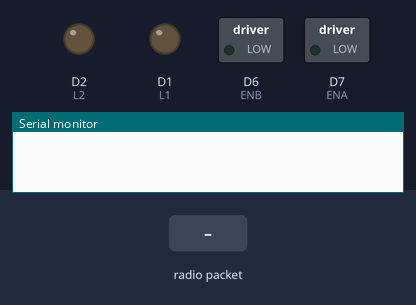
The sketch below on a simulated ESP8266 (NodeMCU). Parts: switched loads named in the sketch (green lamp = pin HIGH), output pins drawn as LEDs (lit = HIGH), the last lines printed to the serial monitor. Inputs (shaded band) come from the test bench. Pins used as bus, display or sensor lines are not drawn.

Above: at 1.2 s.
1.3 s: radio packet "B" arrives
At 2.4 s:
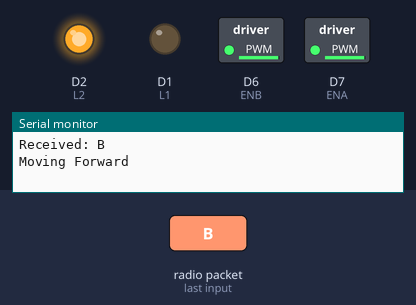
2.8 s: radio packet "F" arrives
At 3.6 s:
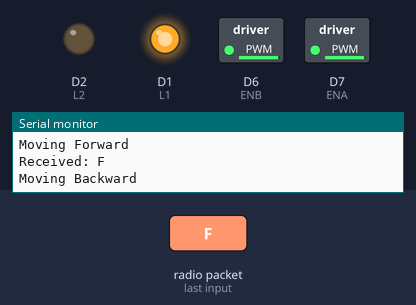
4.3 s: radio packet "1" arrives
At 4.7 s:
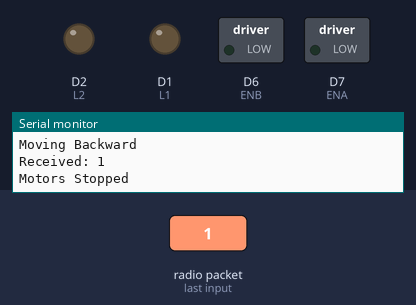
Timing chart, 0 to 7.3 s (numbered marks = the images above; inputs shaded):
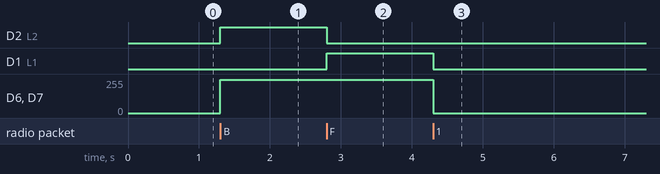

The sketch:

Mary_Robot_RX_ESP8266_V2.ino
```cpp
#include <espnow.h>
#include <ESP8266WiFi.h>

// Motor pins
int L1 = D1;
int L2 = D2;
int R1 = D3;
int R2 = D4;
int ENA = D7; // Left motor speed
int ENB = D6; // Right motor speed

void setup() {
  Serial.begin(115200);

  // Set motor pins as OUTPUT
  pinMode(L1, OUTPUT);
  pinMode(L2, OUTPUT);
  pinMode(R1, OUTPUT);
  pinMode(R2, OUTPUT);
  pinMode(ENA, OUTPUT);
  pinMode(ENB, OUTPUT);

  // Initialize ESP-NOW
  WiFi.mode(WIFI_STA);
  if (esp_now_init() != 0) {
    Serial.println("ESP-NOW init failed");
    return;
  }

  esp_now_set_self_role(ESP_NOW_ROLE_SLAVE);

  // Receive callback
  esp_now_register_recv_cb([](uint8_t *mac, uint8_t *incomingData, uint8_t len) {
    char msg[len + 1];
    memcpy(msg, incomingData, len);
    msg[len] = '\0';
    Serial.print("Received: ");
    Serial.println(msg);

    if (strcmp(msg, "B") == 0) moveForward();
else if (strcmp(msg, "F") == 0) moveBackward();
else if (strcmp(msg, "R") == 0) turnLeft();
else if (strcmp(msg, "L") == 0) turnRight();
else stopMotors();

  });
}

void loop() {
  // Motors are controlled via callback, no code needed here
}

// Move Forward
void moveForward() {
  analogWrite(ENA, 250); // speed 0-255
  analogWrite(ENB, 250);
  digitalWrite(L1, LOW);
  digitalWrite(L2, HIGH);
  digitalWrite(R1, LOW);
  digitalWrite(R2, HIGH);
  Serial.println("Moving Forward");
}

// Move Backward
void moveBackward() {
  analogWrite(ENA, 250);
  analogWrite(ENB, 250);
  digitalWrite(L1, HIGH);
  digitalWrite(L2, LOW);
  digitalWrite(R1, HIGH);
  digitalWrite(R2, LOW);
  Serial.println("Moving Backward");
}

// Stop Motors
void stopMotors() {
  digitalWrite(L1, LOW);
  digitalWrite(L2, LOW);
  digitalWrite(R1, LOW);
  digitalWrite(R2, LOW);
  analogWrite(ENA, 0);
  analogWrite(ENB, 0);
  Serial.println("Motors Stopped");
}

void turnLeft() {
  analogWrite(ENA, 250);
  analogWrite(ENB, 250);

  digitalWrite(L1, LOW);
  digitalWrite(L2, HIGH);
  digitalWrite(R1, HIGH);
  digitalWrite(R2, LOW);
}

void turnRight() {
  analogWrite(ENA, 250);
  analogWrite(ENB, 250);

  digitalWrite(L1, HIGH);
  digitalWrite(L2, LOW);
  digitalWrite(R1, LOW);
  digitalWrite(R2, HIGH);
}
```

Measured:
- after the input at 1.3 s, D2 (L2): LOW → HIGH at once; D6 (ENB), D7 (ENA): 0/255 → 250/255 at once
- after the input at 2.8 s, D2 (L2): HIGH → LOW at once; D1 (L1): LOW → HIGH at once
- after the input at 4.3 s, D1 (L1): HIGH → LOW at once; D6 (ENB), D7 (ENA): 250/255 → 0/255 at once
